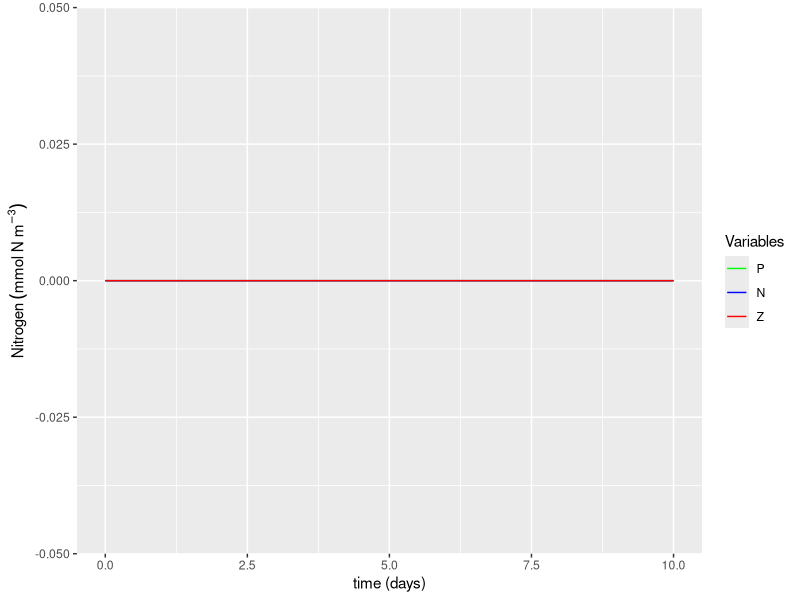

Source code (R):
library(ggplot2)

# Framework
days <- 10    # number of days of experiment run (units: days)
dt   <- 0.01  # time-step  (units: days)

# Chores (calculate number of steps, create time vector, create zero vectors, ...)
NoSTEPS <- as.integer(days / dt) # Calculates the number of steps by dividing days by dt and rounding down
time <- seq(from = 0, to = days, length = NoSTEPS) # Create time vector of equally spaced numbers from zero to "days"
P <- numeric(NoSTEPS)      # Make Phytoplankton "empty" vector by making a vector array of zeros (size: NoSTEPS rows by ONE column) (units: mmolN m^-3) 
N <- numeric(NoSTEPS)      # Make Nutrients "empty" vector (same process as above) (units: mmolN m^-3)
Z <- numeric(NoSTEPS)      # Make Zooplankton "empty" vector (same process as above) (units: mmolN m^-3)
L_N <- numeric(NoSTEPS)    # Make "Limitation of N on Phytoplankton" empty vector (same process as above) (units: dimensionless)
L_P <- numeric(NoSTEPS)    # Make "Limitation of P on Zooplankton" empty vector (same process as above) (units: dimensionless)

# For cleanliness, let's pack everything into a data frame
output <- data.frame(t=time,
                     N=N,
                     P=P,
                     Z=Z)

# Plotting ---------------------------------------------------------------------
# Plot 1: Main variables
ggplot(data = output, aes(x=time)) +
  geom_line(aes(y = P, color="P")) +
  geom_line(aes(y = N, color="N")) +
  geom_line(aes(y = Z, color="Z")) +
  labs(x = "time (days)",
       y = expression(Nitrogen~(mmol~N~m^-3))) +
  scale_color_manual("Variables",
                     breaks = c("P", "N", "Z"),
                     labels = c("P", "N", "Z"),
                     values = c("green", "blue", "red"))